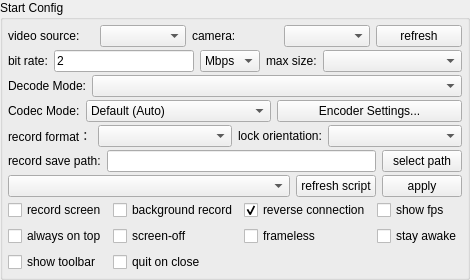
       <widget class="QGroupBox" name="configGroupBox">
        <property name="sizePolicy">
         <sizepolicy hsizetype="Preferred" vsizetype="Preferred">
          <horstretch>0</horstretch>
          <verstretch>0</verstretch>
         </sizepolicy>
        </property>
        <property name="title">
         <string>Start Config</string>
        </property>
        <layout class="QVBoxLayout" name="verticalLayout_3">
         <property name="spacing">
          <number>3</number>
         </property>
         <property name="leftMargin">
          <number>5</number>
         </property>
         <property name="topMargin">
          <number>5</number>
         </property>
         <property name="rightMargin">
          <number>5</number>
         </property>
         <property name="bottomMargin">
          <number>5</number>
         </property>
         <item>
          <widget class="QWidget" name="videoSourceWidget" native="true">
           <layout class="QHBoxLayout" name="videoSourceLayout">
            <property name="leftMargin">
             <number>0</number>
            </property>
            <property name="topMargin">
             <number>0</number>
            </property>
            <property name="rightMargin">
             <number>0</number>
            </property>
            <property name="bottomMargin">
             <number>0</number>
            </property>
            <item>
             <widget class="QLabel" name="videoSourceLabel">
              <property name="text">
               <string>video source:</string>
              </property>
             </widget>
            </item>
            <item>
             <widget class="QComboBox" name="videoSourceBox"/>
            </item>
            <item>
             <widget class="QLabel" name="cameraFacingLabel">
              <property name="text">
               <string>camera:</string>
              </property>
             </widget>
            </item>
            <item>
             <widget class="QComboBox" name="cameraFacingBox"/>
            </item>
            <item>
             <widget class="QPushButton" name="refreshCameraBtn">
              <property name="text">
               <string>refresh</string>
              </property>
             </widget>
            </item>
           </layout>
          </widget>
         </item>
         <item>
          <widget class="QWidget" name="configWidget1" native="true">
           <property name="sizePolicy">
            <sizepolicy hsizetype="Preferred" vsizetype="Preferred">
             <horstretch>0</horstretch>
             <verstretch>0</verstretch>
            </sizepolicy>
           </property>
           <layout class="QHBoxLayout" name="horizontalLayout_5">
            <property name="leftMargin">
             <number>0</number>
            </property>
            <property name="topMargin">
             <number>0</number>
            </property>
            <property name="rightMargin">
             <number>0</number>
            </property>
            <property name="bottomMargin">
             <number>0</number>
            </property>
            <item>
             <widget class="QLabel" name="label_3">
              <property name="sizePolicy">
               <sizepolicy hsizetype="Maximum" vsizetype="Preferred">
                <horstretch>0</horstretch>
                <verstretch>0</verstretch>
               </sizepolicy>
              </property>
              <property name="text">
               <string>bit rate:</string>
              </property>
             </widget>
            </item>
            <item>
             <widget class="QLineEdit" name="bitRateEdit">
              <property name="sizePolicy">
               <sizepolicy hsizetype="Preferred" vsizetype="Preferred">
                <horstretch>0</horstretch>
                <verstretch>0</verstretch>
               </sizepolicy>
              </property>
              <property name="text">
               <string notr="true">2</string>
              </property>
             </widget>
            </item>
            <item>
             <widget class="QComboBox" name="bitRateBox">
              <property name="sizePolicy">
               <sizepolicy hsizetype="Maximum" vsizetype="Preferred">
                <horstretch>0</horstretch>
                <verstretch>0</verstretch>
               </sizepolicy>
              </property>
              <property name="toolTip">
               <string/>
              </property>
              <property name="currentText">
               <string notr="true">Mbps</string>
              </property>
              <item>
               <property name="text">
                <string notr="true">Mbps</string>
               </property>
              </item>
              <item>
               <property name="text">
                <string notr="true">Kbps</string>
               </property>
              </item>
             </widget>
            </item>
            <item>
             <widget class="QLabel" name="label_4">
              <property name="sizePolicy">
               <sizepolicy hsizetype="Maximum" vsizetype="Preferred">
                <horstretch>0</horstretch>
                <verstretch>0</verstretch>
               </sizepolicy>
              </property>
              <property name="text">
               <string>max size:</string>
              </property>
             </widget>
            </item>
            <item>
             <widget class="QComboBox" name="maxSizeBox">
              <property name="sizePolicy">
               <sizepolicy hsizetype="Preferred" vsizetype="Preferred">
                <horstretch>0</horstretch>
                <verstretch>0</verstretch>
               </sizepolicy>
              </property>
              <property name="toolTip">
               <string/>
              </property>
             </widget>
            </item>
           </layout>
          </widget>
         </item>
         <item>
          <widget class="QWidget" name="configWidget6" native="true">
           <property name="sizePolicy">
            <sizepolicy hsizetype="Preferred" vsizetype="Preferred">
             <horstretch>0</horstretch>
             <verstretch>0</verstretch>
            </sizepolicy>
           </property>
           <layout class="QHBoxLayout" name="horizontalLayout_14">
            <property name="leftMargin">
             <number>0</number>
            </property>
            <property name="topMargin">
             <number>0</number>
            </property>
            <property name="rightMargin">
             <number>0</number>
            </property>
            <property name="bottomMargin">
             <number>0</number>
            </property>
            <item>
             <widget class="QLabel" name="decodeModeLabel">
              <property name="sizePolicy">
               <sizepolicy hsizetype="Maximum" vsizetype="Preferred">
                <horstretch>0</horstretch>
                <verstretch>0</verstretch>
               </sizepolicy>
              </property>
              <property name="text">
               <string>Decode Mode:</string>
              </property>
             </widget>
            </item>
            <item>
             <widget class="QComboBox" name="decodeModeBox">
              <property name="sizePolicy">
               <sizepolicy hsizetype="MinimumExpanding" vsizetype="Preferred">
                <horstretch>0</horstretch>
                <verstretch>0</verstretch>
               </sizepolicy>
              </property>
              <property name="toolTip">
               <string>FFmpeg: better compatibility; VideoToolbox: Apple Silicon only</string>
              </property>
             </widget>
            </item>
           </layout>
          </widget>
         </item>
         <item>
          <widget class="QWidget" name="configWidgetCodec" native="true">
           <property name="sizePolicy">
            <sizepolicy hsizetype="Preferred" vsizetype="Preferred">
             <horstretch>0</horstretch>
             <verstretch>0</verstretch>
            </sizepolicy>
           </property>
           <layout class="QHBoxLayout" name="horizontalLayout_codec">
            <property name="leftMargin">
             <number>0</number>
            </property>
            <property name="topMargin">
             <number>0</number>
            </property>
            <property name="rightMargin">
             <number>0</number>
            </property>
            <property name="bottomMargin">
             <number>0</number>
            </property>
            <item>
             <widget class="QLabel" name="label_codecMode">
              <property name="sizePolicy">
               <sizepolicy hsizetype="Maximum" vsizetype="Preferred">
                <horstretch>0</horstretch>
                <verstretch>0</verstretch>
               </sizepolicy>
              </property>
              <property name="text">
               <string>Codec Mode:</string>
              </property>
             </widget>
            </item>
            <item>
             <widget class="QComboBox" name="codecModeBox">
              <property name="sizePolicy">
               <sizepolicy hsizetype="Preferred" vsizetype="Preferred">
                <horstretch>0</horstretch>
                <verstretch>0</verstretch>
               </sizepolicy>
              </property>
              <property name="toolTip">
               <string>Encoder selection: Default uses system auto-select; presets enable vendor-specific tuning.</string>
              </property>
              <item>
               <property name="text">
                <string>Default (Auto)</string>
               </property>
              </item>
             </widget>
            </item>
            <item>
             <widget class="QPushButton" name="presetConfigBtn">
              <property name="toolTip">
               <string>Open encoder advanced settings: optimization levels for visual quality and performance.</string>
              </property>
              <property name="text">
               <string>Encoder Settings...</string>
              </property>
             </widget>
            </item>
           </layout>
          </widget>
         </item>
         <item>
          <widget class="QWidget" name="configWidget5" native="true">
           <property name="sizePolicy">
            <sizepolicy hsizetype="Preferred" vsizetype="Preferred">
             <horstretch>0</horstretch>
             <verstretch>0</verstretch>
            </sizepolicy>
           </property>
           <layout class="QHBoxLayout" name="horizontalLayout_7">
            <property name="leftMargin">
             <number>0</number>
            </property>
            <property name="topMargin">
             <number>0</number>
            </property>
            <property name="rightMargin">
             <number>0</number>
            </property>
            <property name="bottomMargin">
             <number>0</number>
            </property>
            <item>
             <widget class="QLabel" name="label_6">
              <property name="sizePolicy">
               <sizepolicy hsizetype="Maximum" vsizetype="Preferred">
                <horstretch>0</horstretch>
                <verstretch>0</verstretch>
               </sizepolicy>
              </property>
              <property name="text">
               <string>record format：</string>
              </property>
             </widget>
            </item>
            <item>
             <widget class="QComboBox" name="formatBox">
              <property name="sizePolicy">
               <sizepolicy hsizetype="Preferred" vsizetype="Preferred">
                <horstretch>0</horstretch>
                <verstretch>0</verstretch>
               </sizepolicy>
              </property>
             </widget>
            </item>
            <item>
             <widget class="QLabel" name="label_8">
              <property name="sizePolicy">
               <sizepolicy hsizetype="Maximum" vsizetype="Preferred">
                <horstretch>0</horstretch>
                <verstretch>0</verstretch>
               </sizepolicy>
              </property>
              <property name="text">
               <string>lock orientation:</string>
              </property>
             </widget>
            </item>
            <item>
             <widget class="QComboBox" name="lockOrientationBox">
              <property name="sizePolicy">
               <sizepolicy hsizetype="Preferred" vsizetype="Preferred">
                <horstretch>0</horstretch>
                <verstretch>0</verstretch>
               </sizepolicy>
              </property>
             </widget>
            </item>
           </layout>
          </widget>
         </item>
         <item>
          <widget class="QWidget" name="configWidget2" native="true">
           <property name="sizePolicy">
            <sizepolicy hsizetype="Preferred" vsizetype="Preferred">
             <horstretch>0</horstretch>
             <verstretch>0</verstretch>
            </sizepolicy>
           </property>
           <layout class="QHBoxLayout" name="horizontalLayout_6">
            <property name="leftMargin">
             <number>0</number>
            </property>
            <property name="topMargin">
             <number>0</number>
            </property>
            <property name="rightMargin">
             <number>0</number>
            </property>
            <property name="bottomMargin">
             <number>0</number>
            </property>
            <item>
             <widget class="QLabel" name="label_5">
              <property name="sizePolicy">
               <sizepolicy hsizetype="Preferred" vsizetype="Preferred">
                <horstretch>0</horstretch>
                <verstretch>0</verstretch>
               </sizepolicy>
              </property>
              <property name="text">
               <string>record save path:</string>
              </property>
              <property name="buddy">
               <cstring>recordPathEdt</cstring>
              </property>
             </widget>
            </item>
            <item>
             <widget class="QLineEdit" name="recordPathEdt">
              <property name="sizePolicy">
               <sizepolicy hsizetype="MinimumExpanding" vsizetype="Preferred">
                <horstretch>0</horstretch>
                <verstretch>0</verstretch>
               </sizepolicy>
              </property>
              <property name="readOnly">
               <bool>true</bool>
              </property>
             </widget>
            </item>
            <item>
             <widget class="QPushButton" name="selectRecordPathBtn">
              <property name="sizePolicy">
               <sizepolicy hsizetype="Preferred" vsizetype="Preferred">
                <horstretch>0</horstretch>
                <verstretch>0</verstretch>
               </sizepolicy>
              </property>
              <property name="text">
               <string>select path</string>
              </property>
              <property name="autoDefault">
               <bool>false</bool>
              </property>
             </widget>
            </item>
           </layout>
          </widget>
         </item>
         <item>
          <widget class="QWidget" name="configWidget4" native="true">
           <property name="sizePolicy">
            <sizepolicy hsizetype="Preferred" vsizetype="Preferred">
             <horstretch>0</horstretch>
             <verstretch>0</verstretch>
            </sizepolicy>
           </property>
           <layout class="QHBoxLayout" name="horizontalLayout_8">
            <property name="leftMargin">
             <number>0</number>
            </property>
            <property name="topMargin">
             <number>0</number>
            </property>
            <property name="rightMargin">
             <number>0</number>
            </property>
            <property name="bottomMargin">
             <number>0</number>
            </property>
            <item>
             <widget class="QComboBox" name="gameBox">
              <property name="sizePolicy">
               <sizepolicy hsizetype="MinimumExpanding" vsizetype="Preferred">
                <horstretch>0</horstretch>
                <verstretch>0</verstretch>
               </sizepolicy>
              </property>
             </widget>
            </item>
            <item>
             <widget class="QPushButton" name="refreshGameScriptBtn">
              <property name="sizePolicy">
               <sizepolicy hsizetype="Preferred" vsizetype="Preferred">
                <horstretch>0</horstretch>
                <verstretch>0</verstretch>
               </sizepolicy>
              </property>
              <property name="text">
               <string>refresh script</string>
              </property>
             </widget>
            </item>
            <item>
             <widget class="QPushButton" name="applyScriptBtn">
              <property name="sizePolicy">
               <sizepolicy hsizetype="Preferred" vsizetype="Preferred">
                <horstretch>0</horstretch>
                <verstretch>0</verstretch>
               </sizepolicy>
              </property>
              <property name="text">
               <string>apply</string>
              </property>
             </widget>
            </item>
           </layout>
          </widget>
         </item>
         <item>
          <widget class="QWidget" name="configWidget3" native="true">
           <property name="sizePolicy">
            <sizepolicy hsizetype="Preferred" vsizetype="Preferred">
             <horstretch>0</horstretch>
             <verstretch>0</verstretch>
            </sizepolicy>
           </property>
           <layout class="QGridLayout" name="gridLayout">
            <property name="leftMargin">
             <number>0</number>
            </property>
            <property name="topMargin">
             <number>0</number>
            </property>
            <property name="rightMargin">
             <number>0</number>
            </property>
            <property name="bottomMargin">
             <number>0</number>
            </property>
            <item row="0" column="4">
             <widget class="QCheckBox" name="fpsCheck">
              <property name="sizePolicy">
               <sizepolicy hsizetype="Preferred" vsizetype="Preferred">
                <horstretch>0</horstretch>
                <verstretch>0</verstretch>
               </sizepolicy>
              </property>
              <property name="text">
               <string>show fps</string>
              </property>
             </widget>
            </item>
            <item row="0" column="1">
             <widget class="QCheckBox" name="notDisplayCheck">
              <property name="sizePolicy">
               <sizepolicy hsizetype="Preferred" vsizetype="Preferred">
                <horstretch>0</horstretch>
                <verstretch>0</verstretch>
               </sizepolicy>
              </property>
              <property name="text">
               <string>background record</string>
              </property>
              <property name="checkable">
               <bool>false</bool>
              </property>
             </widget>
            </item>
            <item row="1" column="0">
             <widget class="QCheckBox" name="alwaysTopCheck">
              <property name="sizePolicy">
               <sizepolicy hsizetype="Preferred" vsizetype="Preferred">
                <horstretch>0</horstretch>
                <verstretch>0</verstretch>
               </sizepolicy>
              </property>
              <property name="text">
               <string>always on top</string>
              </property>
              <property name="checked">
               <bool>false</bool>
              </property>
             </widget>
            </item>
            <item row="0" column="0">
             <widget class="QCheckBox" name="recordScreenCheck">
              <property name="sizePolicy">
               <sizepolicy hsizetype="Preferred" vsizetype="Preferred">
                <horstretch>0</horstretch>
                <verstretch>0</verstretch>
               </sizepolicy>
              </property>
              <property name="text">
               <string>record screen</string>
              </property>
             </widget>
            </item>
            <item row="0" column="3">
             <widget class="QCheckBox" name="useReverseCheck">
              <property name="sizePolicy">
               <sizepolicy hsizetype="Preferred" vsizetype="Preferred">
                <horstretch>0</horstretch>
                <verstretch>0</verstretch>
               </sizepolicy>
              </property>
              <property name="text">
               <string>reverse connection</string>
              </property>
              <property name="checked">
               <bool>true</bool>
              </property>
             </widget>
            </item>
            <item row="1" column="1">
             <widget class="QCheckBox" name="closeScreenCheck">
              <property name="sizePolicy">
               <sizepolicy hsizetype="Preferred" vsizetype="Preferred">
                <horstretch>0</horstretch>
                <verstretch>0</verstretch>
               </sizepolicy>
              </property>
              <property name="text">
               <string>screen-off</string>
              </property>
             </widget>
            </item>
            <item row="1" column="3">
             <widget class="QCheckBox" name="framelessCheck">
              <property name="sizePolicy">
               <sizepolicy hsizetype="Preferred" vsizetype="Preferred">
                <horstretch>0</horstretch>
                <verstretch>0</verstretch>
               </sizepolicy>
              </property>
              <property name="text">
               <string>frameless</string>
              </property>
             </widget>
            </item>
            <item row="1" column="4">
             <widget class="QCheckBox" name="stayAwakeCheck">
              <property name="sizePolicy">
               <sizepolicy hsizetype="Preferred" vsizetype="Preferred">
                <horstretch>0</horstretch>
                <verstretch>0</verstretch>
               </sizepolicy>
              </property>
              <property name="text">
               <string>stay awake</string>
              </property>
             </widget>
            </item>
            <item row="2" column="0">
             <widget class="QCheckBox" name="showToolbar">
              <property name="text">
               <string>show toolbar</string>
              </property>
             </widget>
            </item>
            <item row="2" column="1">
             <widget class="QCheckBox" name="quitOnCloseCheck">
              <property name="toolTip">
               <string>Quit the app when the window is closed instead of hiding it to the system tray</string>
              </property>
              <property name="text">
               <string>quit on close</string>
              </property>
             </widget>
            </item>
           </layout>
          </widget>
         </item>
        </layout>
       </widget>
